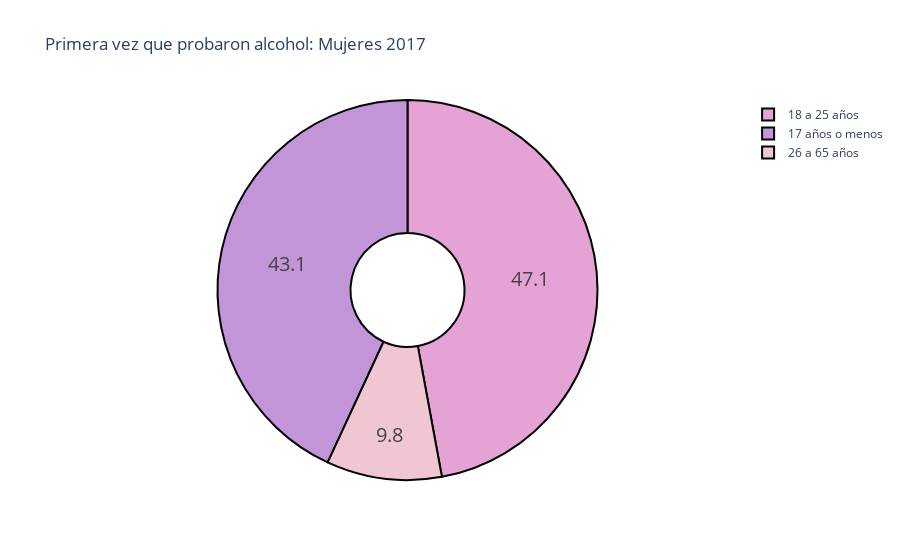

This figure's notebook cell:
### Code cell
colors = ['#c295d8', '#e4a3d4', '#f1c6d3']
fig = go.Figure(data=[go.Pie(labels=labels, values=mujeres2017)])
fig.update_traces(hoverinfo='label+percent', textinfo='value', textfont_size=20, hole=.3,
                  marker=dict(colors=colors, line=dict(color='#000000', width=2)))
fig.update_layout(
    title_text="Primera vez que probaron alcohol: Mujeres 2017")
fig.show()

### Figure 1 — Plotly figure (JSON) as saved in the notebook; plotly's stock layout.template omitted (floating-point values rounded to 4 significant figures)
{"data": [{"hole": 0.3, "hoverinfo": "label+percent", "labels": ["17 años o menos", "18 a 25 años", "26 a 65 años"], "marker": {"colors": ["#c295d8", "#e4a3d4", "#f1c6d3"], "line": {"color": "#000000", "width": 2}}, "textfont": {"size": 20}, "textinfo": "value", "type": "pie", "values": [43.1, 47.1, 9.8]}], "layout": {"title": {"text": "Primera vez que probaron alcohol: Mujeres 2017"}}}
